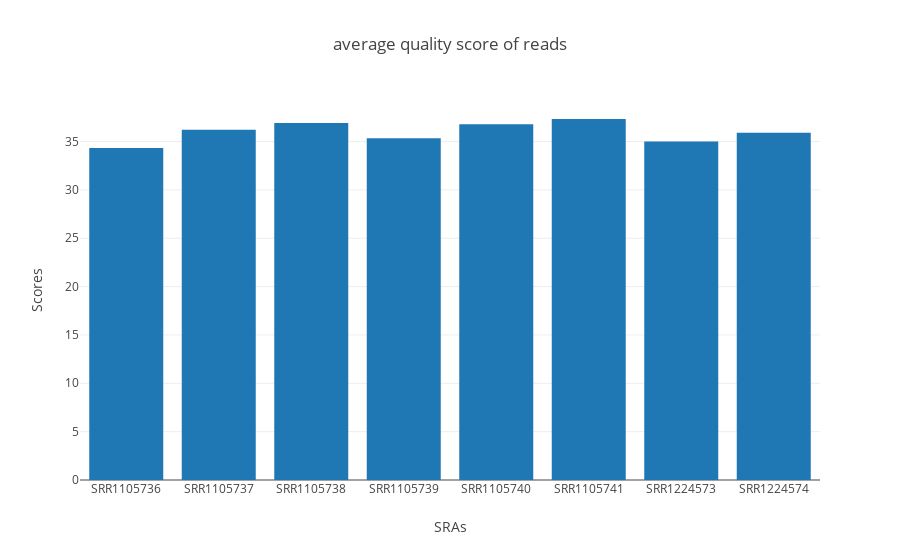

Here is the notebook cell this chart was saved with:
### Code cell
def profilepic_defaulttablefile(tablefile):
    df = pd.read_csv(tablefile)
    qc_data = [go.Bar(x=df.Accession, y=df.mean_quality_score)]
    iplot({ 'data': qc_data,
            'layout': {
               'title': 'average quality score of reads',
               'xaxis': {
                 'title': 'SRAs'},
               'yaxis': {
                'title': 'Scores '}
             }})

profilepic_defaulttablefile(tablefile)

### Figure 1 — Plotly figure (JSON) as saved in the notebook; plotly's stock layout.template omitted (floating-point values rounded to 4 significant figures)
{"data": [{"type": "bar", "x": ["SRR1105736", "SRR1105737", "SRR1105738", "SRR1105739", "SRR1105740", "SRR1105741", "SRR1224573", "SRR1224574"], "y": [34.32, 36.22, 36.92, 35.34, 36.78, 37.33, 35, 35.92]}], "layout": {"title": "average quality score of reads", "xaxis": {"title": "SRAs"}, "yaxis": {"title": "Scores "}}}
